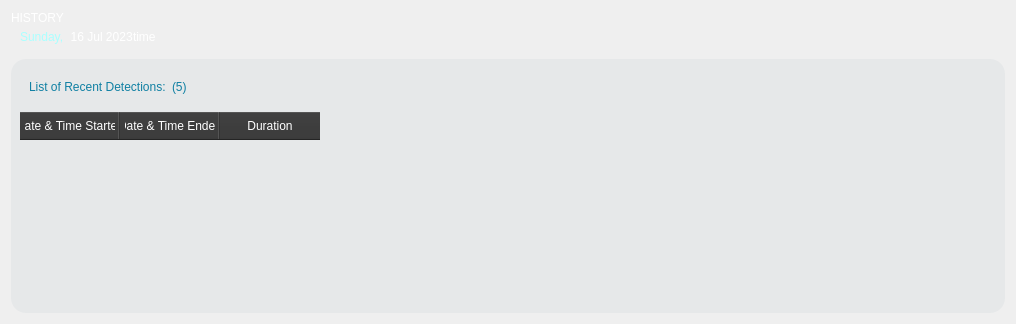
            <widget class="QWidget" name="historypage">
             <layout class="QVBoxLayout" name="verticalLayout_21">
              <item>
               <widget class="QWidget" name="historytxtwidget" native="true">
                <property name="sizePolicy">
                 <sizepolicy hsizetype="Fixed" vsizetype="Fixed">
                  <horstretch>0</horstretch>
                  <verstretch>0</verstretch>
                 </sizepolicy>
                </property>
                <layout class="QVBoxLayout" name="verticalLayout_19">
                 <property name="spacing">
                  <number>0</number>
                 </property>
                 <property name="leftMargin">
                  <number>0</number>
                 </property>
                 <property name="topMargin">
                  <number>0</number>
                 </property>
                 <property name="rightMargin">
                  <number>0</number>
                 </property>
                 <property name="bottomMargin">
                  <number>0</number>
                 </property>
                 <item>
                  <widget class="QLabel" name="historytxt">
                   <property name="sizePolicy">
                    <sizepolicy hsizetype="Fixed" vsizetype="Fixed">
                     <horstretch>0</horstretch>
                     <verstretch>0</verstretch>
                    </sizepolicy>
                   </property>
                   <property name="styleSheet">
                    <string notr="true">font: 700 20pt &quot;Tahoma&quot;;
color: rgb(255, 255, 255);</string>
                   </property>
                   <property name="text">
                    <string>HISTORY</string>
                   </property>
                  </widget>
                 </item>
                 <item>
                  <widget class="QWidget" name="hdaydatewidget" native="true">
                   <property name="sizePolicy">
                    <sizepolicy hsizetype="Fixed" vsizetype="Fixed">
                     <horstretch>0</horstretch>
                     <verstretch>0</verstretch>
                    </sizepolicy>
                   </property>
                   <layout class="QHBoxLayout" name="horizontalLayout_24">
                    <property name="spacing">
                     <number>0</number>
                    </property>
                    <property name="topMargin">
                     <number>5</number>
                    </property>
                    <item>
                     <widget class="QLabel" name="hdayofweek">
                      <property name="styleSheet">
                       <string notr="true">font: 700 15pt &quot;Tahoma&quot;;
color: rgb(170, 255, 255);</string>
                      </property>
                      <property name="text">
                       <string>Sunday,</string>
                      </property>
                     </widget>
                    </item>
                    <item>
                     <widget class="QLabel" name="hcurrentdated">
                      <property name="sizePolicy">
                       <sizepolicy hsizetype="Preferred" vsizetype="Preferred">
                        <horstretch>0</horstretch>
                        <verstretch>0</verstretch>
                       </sizepolicy>
                      </property>
                      <property name="styleSheet">
                       <string notr="true">font: 700 15pt &quot;Tahoma&quot;;
color: rgb(255, 255, 255);</string>
                      </property>
                      <property name="text">
                       <string>  16 Jul 2023</string>
                      </property>
                     </widget>
                    </item>
                    <item>
                     <widget class="QLabel" name="htime">
                      <property name="styleSheet">
                       <string notr="true">font: 700 15pt &quot;Tahoma&quot;;
color: rgb(255, 255, 255);</string>
                      </property>
                      <property name="text">
                       <string>time</string>
                      </property>
                     </widget>
                    </item>
                   </layout>
                  </widget>
                 </item>
                </layout>
               </widget>
              </item>
              <item>
               <widget class="QWidget" name="recenthistorywidget" native="true">
                <property name="styleSheet">
                 <string notr="true">background-color: rgb(230, 232, 233);
border-radius: 15px;</string>
                </property>
                <layout class="QVBoxLayout" name="verticalLayout_23">
                 <item alignment="Qt::AlignLeft">
                  <widget class="QWidget" name="widget_7" native="true">
                   <property name="sizePolicy">
                    <sizepolicy hsizetype="Preferred" vsizetype="Preferred">
                     <horstretch>0</horstretch>
                     <verstretch>0</verstretch>
                    </sizepolicy>
                   </property>
                   <layout class="QHBoxLayout" name="horizontalLayout_25">
                    <item>
                     <widget class="QLabel" name="listtxthis">
                      <property name="sizePolicy">
                       <sizepolicy hsizetype="Fixed" vsizetype="Fixed">
                        <horstretch>0</horstretch>
                        <verstretch>0</verstretch>
                       </sizepolicy>
                      </property>
                      <property name="styleSheet">
                       <string notr="true">font: 700 19pt &quot;Tahoma&quot;;
color: rgb(16, 128, 163);</string>
                      </property>
                      <property name="text">
                       <string>List of Recent Detections:</string>
                      </property>
                     </widget>
                    </item>
                    <item>
                     <widget class="QLabel" name="recentdetectint">
                      <property name="sizePolicy">
                       <sizepolicy hsizetype="Fixed" vsizetype="Fixed">
                        <horstretch>0</horstretch>
                        <verstretch>0</verstretch>
                       </sizepolicy>
                      </property>
                      <property name="styleSheet">
                       <string notr="true">font: 700 19pt &quot;Tahoma&quot;;
color: rgb(16, 128, 163);</string>
                      </property>
                      <property name="text">
                       <string>(5)</string>
                      </property>
                     </widget>
                    </item>
                    <item>
                     <spacer name="horizontalSpacer_7">
                      <property name="orientation">
                       <enum>Qt::Horizontal</enum>
                      </property>
                      <property name="sizeType">
                       <enum>QSizePolicy::Expanding</enum>
                      </property>
                      <property name="sizeHint" stdset="0">
                       <size>
                        <width>800</width>
                        <height>20</height>
                       </size>
                      </property>
                     </spacer>
                    </item>
                   </layout>
                  </widget>
                 </item>
                 <item>
                  <widget class="QTableWidget" name="history_table">
                   <property name="styleSheet">
                    <string notr="true">#history_table QTableWidget::item {
background-color: white;
alternate-background-color: #c9c9c9;
border: 1px solid #ccc;
font-size: 15px;
}
#history_table QTableWidget::item {
padding: 5px;
border: 1px solid #ccc;
}
#history_table QHeaderView::section:selected { 
background-color: none; 
}
#history_table QHeaderView::section {
background-color: #333;
color: white;
padding: 5px;
}</string>
                   </property>
                   <column>
                    <property name="text">
                     <string>Date &amp; Time Started</string>
                    </property>
                   </column>
                   <column>
                    <property name="text">
                     <string>Date &amp; Time Ended</string>
                    </property>
                   </column>
                   <column>
                    <property name="text">
                     <string>Duration</string>
                    </property>
                   </column>
                  </widget>
                 </item>
                </layout>
               </widget>
              </item>
             </layout>
            </widget>
